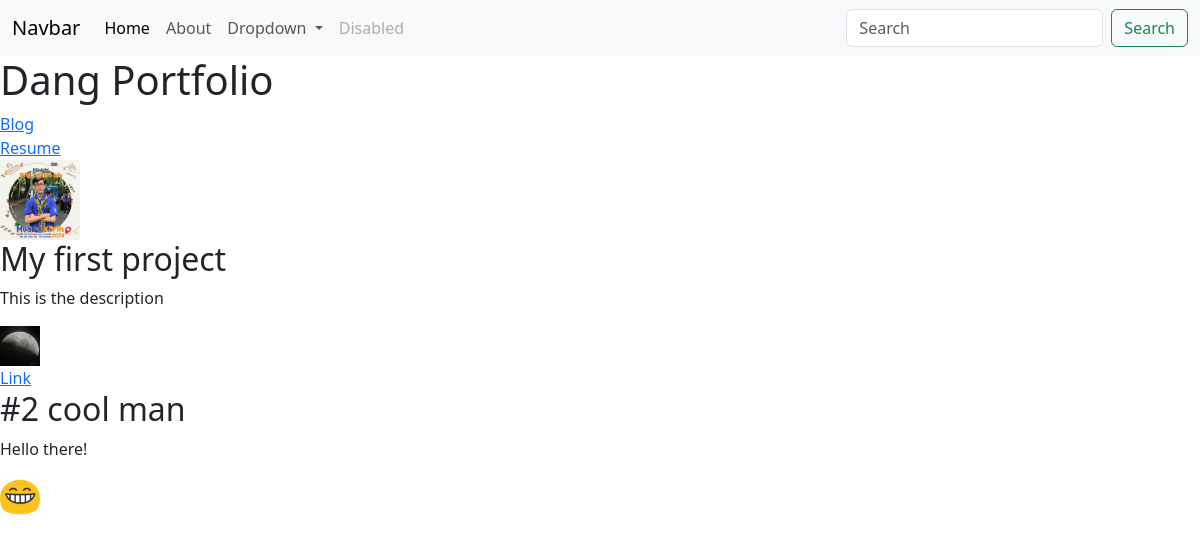
The page / on the database its author committed.
### portfolio/models.py (models this page shows, shortened)
class Project(models.Model):
    title = models.CharField(max_length=100)
    description = models.CharField(max_length=250)
    image = models.ImageField(upload_to='portfolio/images/')
    url = models.URLField(blank=True)

### portfolio/views.py (the view)
# urls.py: 2. Add a URL to urlpatterns:  path('', views.home, name='home')
def home(request):
    projects = Project.objects.all() # Get all the projects from the database
    return render(request, 'portfolio/home.html',{'projects':projects}) # Render the home.html template

### portfolio/templates/portfolio/home.html
{% extends 'portfolio/base.html' %}
{% block content %}
    <h1>Dang Portfolio</h1>
    <a href="{% url 'blog:all_blogs' %}">Blog</a>
    <br>
    {% load static %}
    <a href="{% static 'portfolio/resume.jpg'%}">Resume</a>
    <br>
    <img src="{% static 'portfolio/myFrame.jpeg' %}" height=80 width=80 alt="avatar">
    {% for project in projects %}
        <h2>{{ project.title }}</h2>
        <p>{{ project.description }}</p>
        <img src="{{ project.image.url }}" height=40 width=40 >
        {% if project.url %}
        <br><a href = "{{ project.url}}">Link </a>
        {% endif %}
    {% endfor %}
{% endblock %}

### portfolio/templates/portfolio/base.html (shortened to what this page needs)
<!doctype html>
{%load static%}
<html lang="en">
  <head>
    <link href="https://cdn.jsdelivr.net/npm/bootstrap@5.3.3/dist/css/bootstrap.min.css" rel="stylesheet">
</head>
  <body>
    <nav class="navbar navbar-expand-lg bg-body-tertiary">
        <div class="container-fluid">
          <a class="navbar-brand" href="#">Navbar</a>
          <div class="collapse navbar-collapse" id="navbarSupportedContent">
            <ul class="navbar-nav me-auto mb-2 mb-lg-0">
              <li class="nav-item">
                <a class="nav-link active" aria-current="page" href="#">Home</a>
              </li>
              <li class="nav-item">
                <a class="nav-link" href="#">About</a>
              </li>
              <li class="nav-item dropdown">
                <a class="nav-link dropdown-toggle" href="#" role="button" data-bs-toggle="dropdown" aria-expanded="false">
                  Dropdown
                </a>
              </li>
              <li class="nav-item">
                <a class="nav-link disabled" aria-disabled="true">Disabled</a>
              </li>
            </ul>
            <form class="d-flex" role="search">
              <input class="form-control me-2" type="search" placeholder="Search" aria-label="Search">
              <button class="btn btn-outline-success" type="submit">Search</button>
            </form>
          </div>
        </div>
      </nav>
    {% block content %}{% endblock %}
  </body>
</html>

### rows shown on the page
Project: title "My first project", description "This is the description", image (picture)
Project: title "#2 cool man", description "Hello there!", image (picture)
